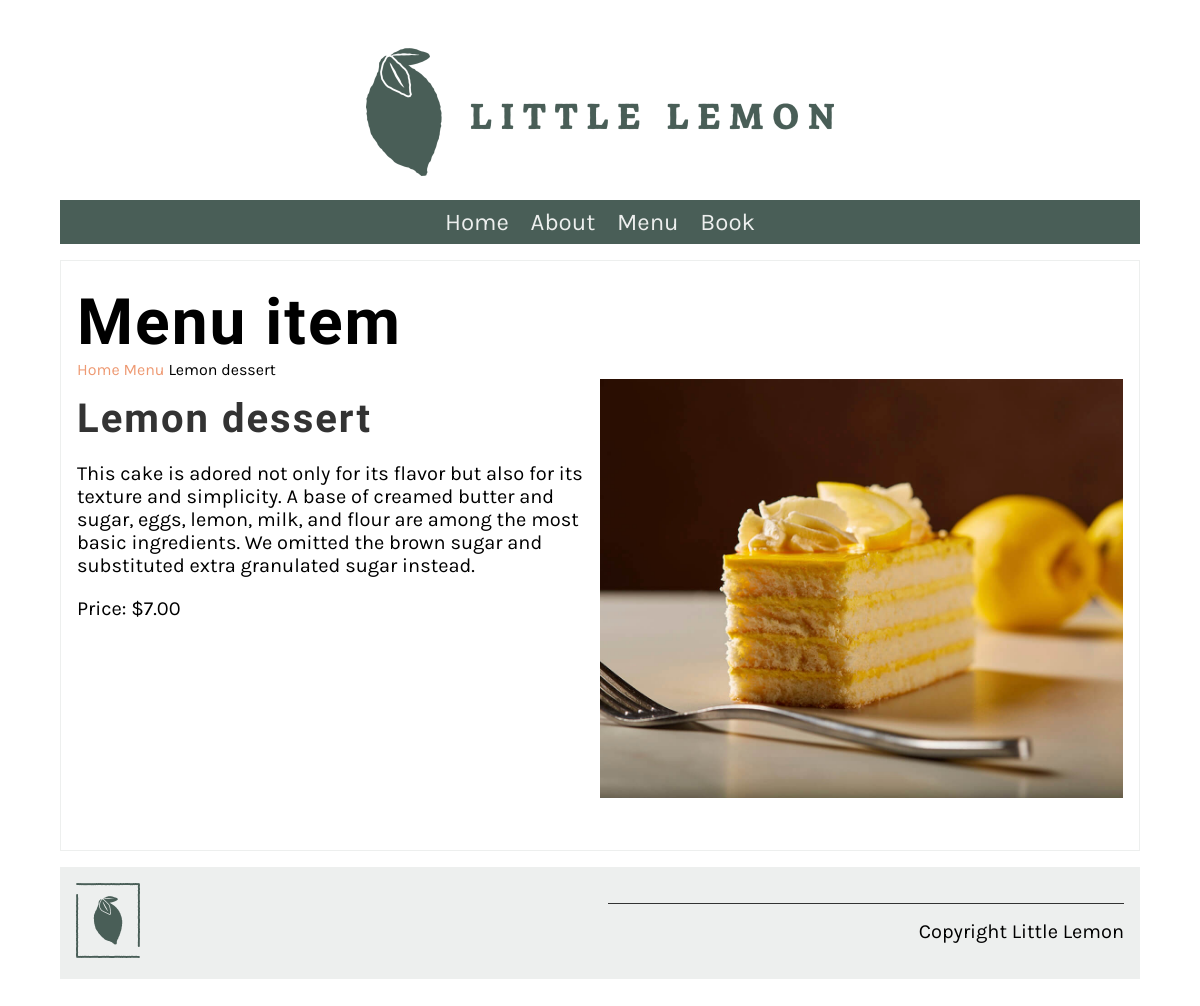
Screenshot of /menu_item/1/ with the database file from the repository.
### restaurant/models.py (models this page shows, shortened)
class Menu(models.Model):
    name = models.CharField(max_length=200)
    price = models.IntegerField(null=False)
    menu_item_description = models.TextField(max_length=1000, default='')

### restaurant/views.py (the view)
# urls.py: path('menu_item/<int:pk>/', views.display_menu_item, name="menu_item"),
def display_menu_item(request, pk=None):
    if pk:
        menu_item = Menu.objects.get(pk = pk)
    else:
        menu_item = ""
    main_item = {"menu_item" : menu_item}
    return render(request, 'menu_item.html', main_item)

### restaurant/templates/menu_item.html
{% extends 'base.html' %}
{% load static %}
{% block content %}
<section>
    <article>
        <h1>Menu item</h1>
        <span>
            <a href="{% url 'home' %}">Home</a>
            <a href="{% url 'menu' %}">Menu</a>
            {{menu_item.name}}
        </span>
        <div class="row">
            <div class="column">
                <h2>
                    {{menu_item.name}}
                </h2>
                <p>
                    {{menu_item.menu_item_description}}
                </p>
                <p>
                    Price: ${{menu_item.price}}.00
                </p>
            </div>
            <div class="column">
                <img src="/static/img/menu_items/{{ menu_item.name }}.jpg" alt="{{ menu_item.name }}" />
            </div>
        </div>
    </article>
</section>
{% endblock %}

### restaurant/templates/base.html (shortened to what this page needs)
{% load static %}
<!DOCTYPE html>
<html lang="en">
<head>
    <link
    rel="preload"
    as="style"
    href="{% static 'css/style.css' %}"
    onload="this.rel = 'stylesheet'"
    />
</head>
<body>
    {% include 'partials/_header.html' %}
    <main>{% block content %} {% endblock %}</main>
    {% include 'partials/_footer.html' %}
</body>
</html>

### restaurant/templates/partials/_header.html
{% load static %}
<header>
  <img src="{% static 'img/logo.png' %}" />
</header>
<nav>
  <ul>
    <li><a href="{% url 'home' %}">Home</a></li>
    <li><a href="{% url 'about' %}">About</a></li>
    <li><a href="{% url 'menu' %}">Menu</a></li>
    <li><a href="{% url 'book' %}">Book</a></li>
  </ul>
</nav>

### restaurant/templates/partials/_footer.html
{% load static %}
<footer>
  <article>
    <img src="{% static 'img/logo_footer.png' %}" />
  </article>
  <article>
    <p>Copyright Little Lemon</p>
  </article>
</footer>

### restaurant/static/css/style.css (style rules this page uses)
body { font-family: 'Karla', sans-serif; margin-top: 3rem; margin-bottom: 3rem; margin-left: 5%; margin-right: 5%; }
h1, h2, h3, h4, h5, h6 { font-family: 'Markazi Text', serif; letter-spacing: 2px;; }
h1 { font-size: 4rem; margin-top: 1.5rem; margin-bottom: 0; }
h2 { font-size: 2.5rem; color: #333333; margin:1rem 0; }
p, ul { font-size: 1.25rem;; }
a { color: #EE9972; text-decoration: none; }
header img { display: block; margin-left: auto; margin-right: auto; max-width: 100%; height: auto; }
nav { background-color: #495E57; margin-top: 1rem; margin-bottom: 1rem; margin-bottom: 0px; }
nav ul { list-style: none; font-size: 1.5rem; text-align: center; padding-inline-start: 0rem; margin-bottom: 0px; }
nav ul li { display: inline-block; margin: 0.5rem; }
nav ul a { color: #EDEFEE; text-decoration: none; }
section { display: flex; gap: 2rem 1rem; margin-top: 1rem; margin-bottom: 1rem; flex-direction: row; }
article { flex:1; }
article img { max-width: 100%; }
main article { border: 1px solid #EDEFEE; padding-left: 1rem; padding-right: 1rem; }
footer { background-color: #EDEFEE; padding: 1rem; display: flex; gap: 2rem 1rem; }
footer img { max-width: 50%; }
footer p { border-top: #333333; border-style: solid; border-width: 0.1rem; border-bottom: none; border-left: none; border-right: none; text-align: right; padding-top: 1rem;; }
.row { display: flex; flex-direction: row; width: 100%; padding-bottom: 1rem; }
.column { flex-basis: 50%; margin-bottom: 1rem; padding-bottom: 1rem; }

### rows the page displays
Menu: name "Lemon dessert", menu_item_description "This cake is adored not only for its flavor but also for its texture and simplicity. A base of creamed butter and sugar, eggs, lemon, milk, and flour are among the most basic ingredients. We omitted the brown sugar and substituted extra granulated sugar instead.", price "7", name (picture)
